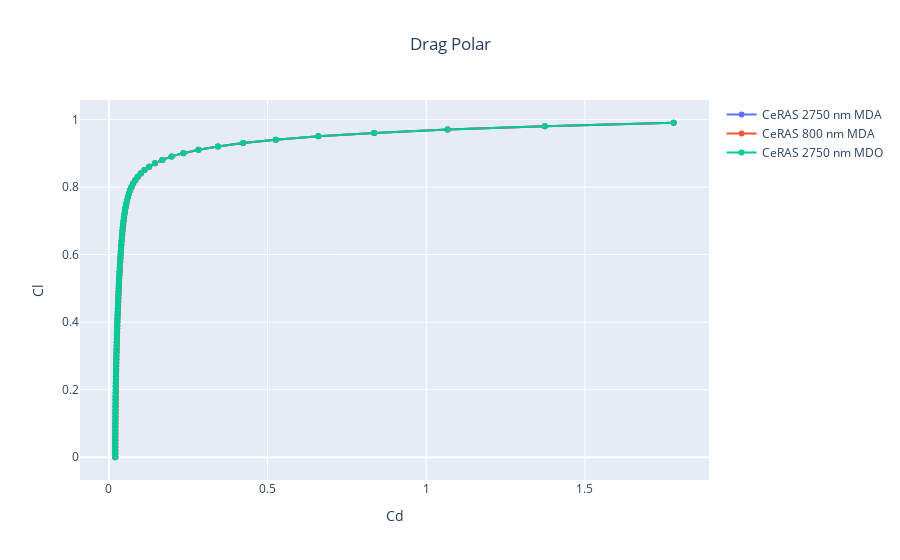

Write notebook code for a chart like this one.
### Markdown cell above
## 2. Aerodynamic plots

### Code cell
fig = drag_polar_plot(CeRAS_2750nm_MDA_OUTPUT_FILE, name='CeRAS 2750 nm MDA')
fig = drag_polar_plot(CeRAS_800nm_MDA_OUTPUT_FILE, name='CeRAS 800 nm MDA', fig=fig)
fig = drag_polar_plot(CeRAS_2750nm_MDO_OUTPUT_FILE, name='CeRAS 2750 nm MDO', fig=fig)
fig.show()
